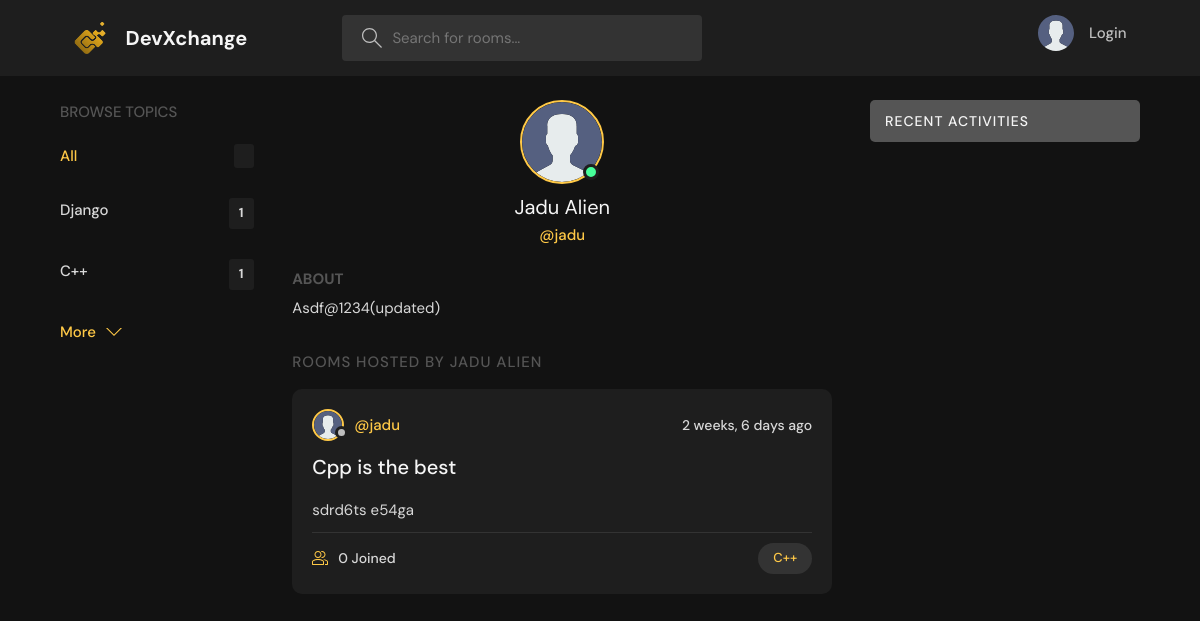
Before: /profile/4/ with the older database file.
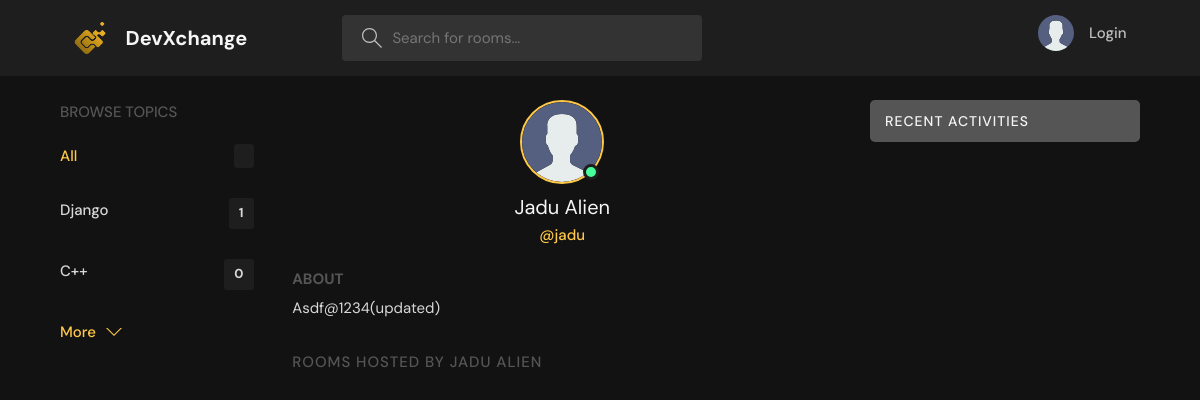
After: the same page with the newer database file.
### base/models.py (models this page shows, shortened)
class Topic(models.Model):
    name = models.CharField(max_length=128)

class User(AbstractUser):
    name = models.CharField(max_length=264,null=True)
    email = models.EmailField(unique=True)
    bio = models.TextField(null=True)
    avatar = models.ImageField(null=True,default="avatar.svg")
    USERNAME_FIELD = 'email'
    REQUIRED_FIELDS = []

class Room(models.Model):
    host = models.ForeignKey(User,on_delete=models.CASCADE,null=True)
    topic = models.ForeignKey(Topic,on_delete=models.SET_NULL,null=True)
    name = models.CharField(max_length=256)
    description = models.TextField(null=True , blank= True)
    participants = models.ManyToManyField(User,related_name='participants',blank=True)
    updated = models.DateTimeField(auto_now=True)
    created = models.DateTimeField(auto_now_add=True)
    class Meta:
        ordering = ['-updated','-created']

### base/views.py (the view)
# urls.py: path('profile/<str:id>/',views.userProfile,name="user-profile"),
def userProfile(request,id):
    user = User.objects.get(id=id)
    rooms = user.room_set.all()
    room_messages = user.message_set.all()
    Topics = Topic.objects.all()
    context ={'user':user,'rooms':rooms,'room_messages':room_messages,'Topics':Topics}
    return render(request,'base/profile.html',context)

### templates/base/profile.html (shortened to what this page needs)
{% extends 'main.html' %}
{% block content %}
  <main class="profile-page layout layout--3">
    <div class="container">
      {% include 'base/topics_component.html' %}
      <div class="roomList">
        <div class="profile">
          <div class="profile__avatar">
            <div class="avatar avatar--large active">
              <img src="{{user.avatar.url}}" />
            </div>
          </div>
          <div class="profile__info">
            <h3>{{user.name}}</h3>
            <p>@{{user.username}}</p>
          </div>
          <div class="profile__about">
            <h3>About</h3>
            <p>
              {{user.bio}}
            </p>
          </div>
        </div>
        <div class="roomList__header">
          <div>
            <h2>Rooms Hosted by {{user.name}}</a>
            </h2>
          </div>
        </div>
        {% include 'base/feed_component.html' %}
      </div>
      {% include 'base/activity_component.html' %}
    </div>
  </main>
{% endblock content %}

### templates/main.html (shortened to what this page needs)
<!DOCTYPE html>
{% load static %}
<html lang="en">
  <head>
    <link rel="stylesheet" href="{% static 'styles/main.css' %}">
  </head>
  <body>
    {% include 'navbar.html' %}
    {% block content %}
    {% endblock  %}
  </body>
</html>

### templates/navbar.html (shortened to what this page needs)
{% load static %}
<header class="header header--loggedIn">
    <div class="container">
      <a href="{% url 'home' %}" class="header__logo">
        <img src="{% static 'images/logo.svg'%}" />
        <h1>DevXchange</h1>
      </a>
      <form class="header__search" method ="GET" action="{% url 'home' %}">
        <label>
          <input  name="q" placeholder="Search for rooms..." />
        </label>
      </form>
      <nav class="header__menu">
        {% if request.user.is_authenticated %}
        <div class="header__user">
          <a href="{% url 'user-profile' request.user.id %}">
            <div class="avatar avatar--medium active">
              <img src="{{request.user.avatar.url}}" />
            </div>
            <p>{{request.user.name}}<span>@{{request.user.username}}</span></p>
          </a>
          <button class="dropdown-button">
            <svg version="1.1" xmlns="http://www.w3.org/2000/svg" width="32" height="32" viewBox="0 0 32 32">
              <title>Menu</title>
              <path d="M16 21l-13-13h-3l16 16 16-16h-3l-13 13z"></path>
            </svg>
          </button>
        </div>
        {% else %}
        <a href="{% url 'login' %}">
          <img src="{% static 'images\user_photos\avatar.svg'%}"/>
          <p>Login</p>
        </a>
        {% endif %}
      </nav>
    </div>
  </header>

### templates/base/topics_component.html
<div class="topics">
    <div class="topics__header">
      <h2>Browse Topics</h2>
    </div>
    <ul class="topics__list">
      <li>
        <a href="{% url 'home' %}" class="active">All <span>{{room_count}}</span></a>
      </li>
    {% for Topic in Topics  %}
      <li>
        <a href = "{% url 'home' %}?q={{Topic.name|urlencode}}">{{Topic.name}} <span>{{Topic.room_set.all.count}}</span></a>
      </li>
    {% endfor %}
    </ul>
    <a class="btn btn--link" href="{% url 'topics' %}">
      More
      <svg version="1.1" xmlns="http://www.w3.org/2000/svg" width="32" height="32" viewBox="0 0 32 32">
        <title>chevron-down</title>
        <path d="M16 21l-13-13h-3l16 16 16-16h-3l-13 13z"></path>
      </svg>
    </a>
  </div>

### templates/base/feed_component.html (shortened to what this page needs)
{%for room in rooms%}
    <div class="roomListRoom">
        <div class="roomListRoom__header">
        <a href="{% url 'user-profile' room.host.id %}" class="roomListRoom__author">
            <div class="avatar avatar--small">
            <img src="{{room.host.avatar.url}}" />
            </div>
            <span>@{{room.host.username}}</span>
        </a>
        <div class="roomListRoom__actions">
            <span>{{room.created|timesince}} ago</span>
        </div>
        </div>
        <div class="roomListRoom__content">
        <a href="{% url 'room' room.id %}">{{room.name}}</a>
        <p>
            {{room.description|truncatewords:20}}
        </p>
        </div>
        <div class="roomListRoom__meta">
        <a href="{% url 'room' room.id %}" class="roomListRoom__joined">
            {{room.participants.all.count}} Joined
        </a>
        <p class="roomListRoom__topic">
        <a href ="{% url 'home' %}?q={{room.topic.name}}">
            {{room.topic.name}}
        </a>
        </p>
        </div>
    </div>
{% endfor %}

### templates/base/activity_component.html (shortened to what this page needs)
<div class="activities">
        <div class="activities__header">
          <h2>Recent Activities</h2>
        </div>
</div>

Changed rows visible on the page:
removed Room: host.avatar (placeholder picture), host.username "jadu", created "2 weeks, 6 days", name "Cpp is the best", description "sdrd6ts e54ga", participants.all.count "0", topic.name "C++"
computed for Topic (number 2 of 2 on the later page): room_set.all.count "1" → "0"
